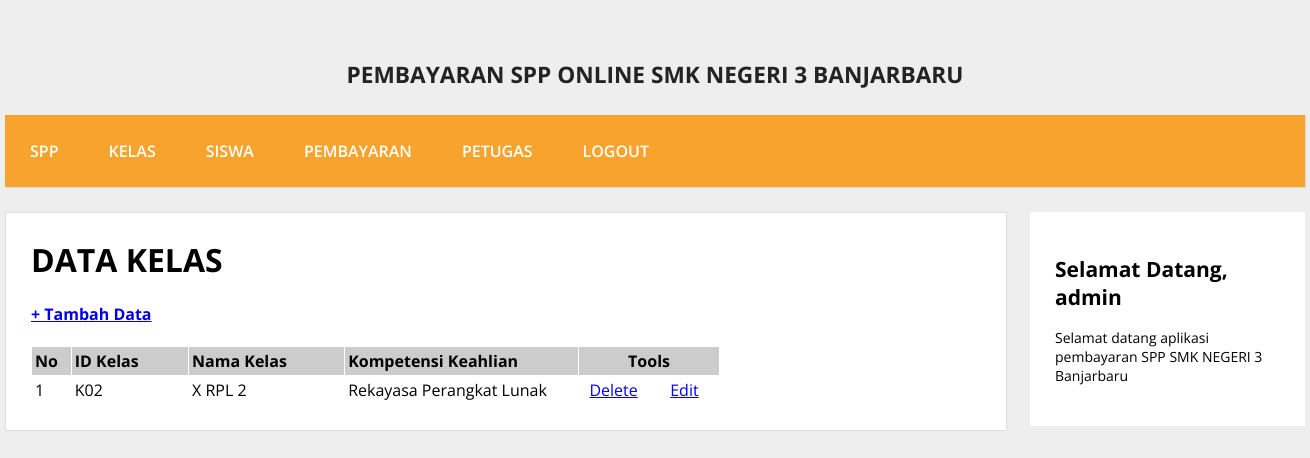
/admin/halaman_admin.php?open=data_kelas (signed in), run on the app's committed database.
### tables this page shows
CREATE TABLE `kelas` (
  `id_kelas` varchar(5) NOT NULL,
  `nama_kelas` varchar(10) NOT NULL,
  `kompetensi_keahlian` varchar(30) NOT NULL
);

### admin/data_kelas.php (the view)
<?php
include_once "../src/koneksi.php";
?>
<h1><b>DATA KELAS</b></h1>
<h4><a href="?open=tambah_kelas">+ Tambah Data</a></h4>
<table cellspacing="1" cellpadding="3">
<tr>
    <td width="5%" bgcolor="#CCCCCC"><b>No</b></td>
    <td width="15%" bgcolor="#CCCCCC"><b>ID Kelas</b></td>
    <td width="20%" bgcolor="#CCCCCC"><b>Nama Kelas</b></td>
    <td width="30%" bgcolor="#CCCCCC"><b>Kompetensi Keahlian</b></td>
    <td colspan="2" align="center" bgcolor="#CCCCCC"><b>Tools</b></td>
</tr>
<?php
$sql = mysqli_query($koneksi, "SELECT * FROM kelas ORDER BY id_kelas ASC");
$nomor = 0;
while ($data = mysqli_fetch_array($sql)) {
    $nomor++;
?>
<tr>
    <td> <?php echo $nomor; ?> </td>
    <td> <?php echo $data['id_kelas']; ?> </td>
    <td> <?php echo $data['nama_kelas']; ?> </td>
    <td> <?php echo $data['kompetensi_keahlian']; ?> </td>
    <td width="9%" align="center"><a href="?open=hapus_kelas&id_kelas=<?php echo $data['id_kelas']; ?>"
        target="_self" onclick="return confirm('YAKIN INGIN MENGHAPUS DATA KELAS INI ... ?')"> Delete</a></td>
    <td width="9%" align="center"><a href="?open=edit_kelas&id_kelas=<?php echo $data['id_kelas']; ?>"
        target="_self">Edit</a></td>
</tr>
<?php } ?>
</table>

### src/style.css (style rules this page uses)
body { background:#eee; margin:0; font-family:'Open Sans', sans-serif; }
.conteudo h1 { margin-top:0; }

### data on the page
kelas: id_kelas "K02", nama_kelas "X RPL 2", kompetensi_keahlian "Rekayasa Perangkat Lunak"

### other printed values
$_SESSION['username'] "admin"
